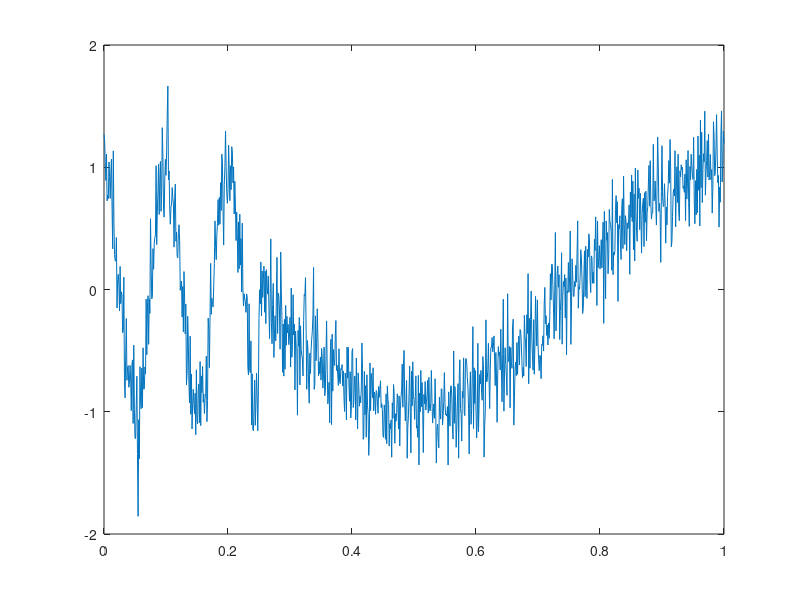
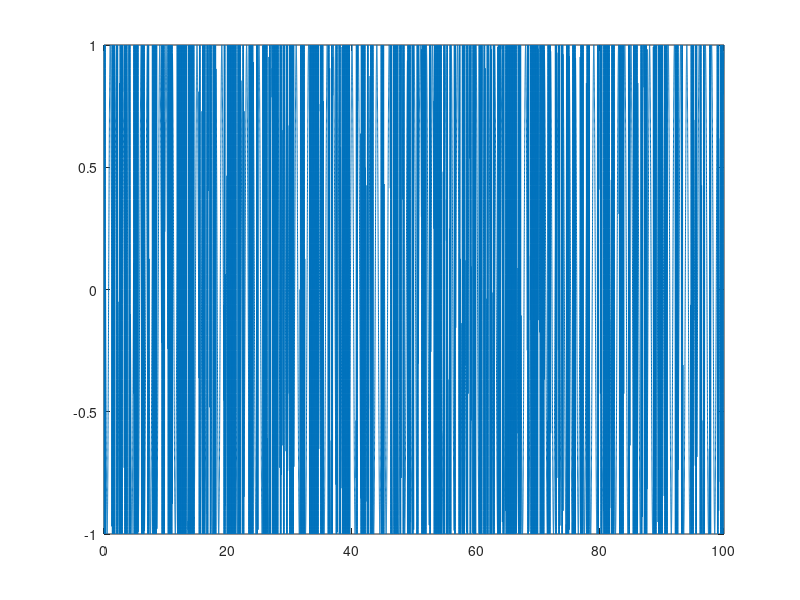
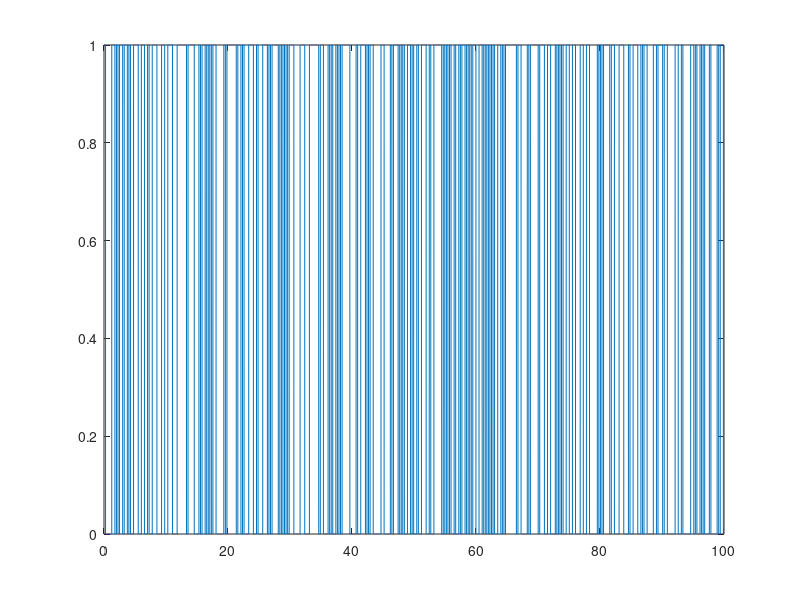

Write the MATLAB code that produced these figures, in order. (Note: this script raises an error after producing the figures.)
% Establish Fs
Fs = 1000;

% Define Sampling Period
T = 1/Fs;

% Define Length of Signal in time (ms)
L = 100000; % Same as 1 second

% Number of samples per sine_wave
number_of_samples = 360;

% Create time array for symbols with sampling period
t = (0:L-1)*T;

% Binary signal
binary_signal = zeros(1,length(t));

% Output Y signal
y = zeros(1,length(t));

% Generate first random value
%rand_value = randi([0 1]);
rand_value = 1;

% Assign first random value to binary signal
binary_signal(1,1) = rand_value;

% FSK Center Frequencies
Fc1 = 1;
Fc2 = 10;

% Establish Bit Rate
Rb = 250;

% Number of Samples
num_samples = (Fs/Rb)*(L/Fs);

% Create Feature Matrix
feature_matrix = zeros(num_samples,6);

% Establish Baud Rate
Baud_rate = 250;

for i=1:(length(t))
    
    if(mod(i,(Fs/4)+1) == 0)
        rand_value = randi([0 1]);
        binary_signal(1,i) = rand_value;
            if(rand_value == 0)
                y(1,i) = cos(2*pi*t(1,i)*Fc1);
            else
                y(1,i) = cos(2*pi*t(1,i)*Fc2);
            end

    else
            binary_signal(1,i) = rand_value;
            if(rand_value == 0)
                y(1,i) = cos(2*pi*t(1,i)*Fc1);
            else
                y(1,i) = cos(2*pi*t(1,i)*Fc2);
            end
    end
end

% SNR to be kept while adding AWGN
SNR = 10;

%Add White Guassian Noise to signal
y_awgn = awgn(y,SNR,'measured');

figure(1)
plot(t(1:1001),y_awgn(1:1001))


figure(2)
plot(t,y)

figure(3)
plot(t,binary_signal)

% Create matrix for amplitude normalized
amplitude_normalized = zeros(1,length(t));

% Create matrix for normalized-centered instantaneous amplitude
normalized_centered_instantaneous_amplitude = zeros(1,length(t));

% Create matrix for unwrapped phase
unwrapped_phase = zeros(1,length(t));

% Create matrix for centered non linear instantaneous phase
centered_non_inear_instantaneous_phase = zeros(1,length(t));

% Create matrix for frequency at normalized value
normalized_frequency = zeros(1,length(t));

j = 0;

while j ~= num_samples

    average_instataneous_amplitude = 0;

    % Compute Average Instantaneous Amplitude
    for i=(j*Fs/4)+1:(j+1)*(Fs/4)
        average_instataneous_amplitude = abs(y_awgn(1,i)) + average_instataneous_amplitude;
    end

    average_instataneous_amplitude = (1/(Fs/4))*average_instataneous_amplitude;


    % Compute the Value of the Normalized Amplitude
    for i=(j*Fs/4)+1:(j+1)*(Fs/4)
        amplitude_normalized(1,i) = abs(y_awgn(1,i))/average_instataneous_amplitude;
    end

    % Compute the Value of the Centered Normalized Instantaneous Amplitude
    for i=(j*Fs/4)+1:(j+1)*(Fs/4)
        normalized_centered_instantaneous_amplitude(1,i) = amplitude_normalized(1,i)-1;
    end


    standard_deviation_instantaneous_amplitude = 0;
    sum_acn_squared = 0;
    sum_acn = 0;
    for i=(j*Fs/4)+1:(j+1)*(Fs/4)
        sum_acn_squared = sum_acn_squared + normalized_centered_instantaneous_amplitude(1,i).^2;
        sum_acn = sum_acn + abs(normalized_centered_instantaneous_amplitude(1,i));
    end

    sum_acn_squared = (1/Fs/4)*sum_acn_squared;
    sum_acn = ((1/Fs/4)*sum_acn).^2;
    standard_deviation_instantaneous_amplitude = sqrt(sum_acn_squared-sum_acn);

    feature_matrix(j+1,1) = standard_deviation_instantaneous_amplitude;

    % Compute the normalized-centered instantaneous amplitude of the intercepted signal
    gamma_max = fft(normalized_centered_instantaneous_amplitude,Fs/4).^2;

    feature_matrix(j+1,2) = max(gamma_max);
    
    % Find all frequencies
    %figure(4)
    %plot(t(1,1:Fs/4),(Fs/4)*abs(gamma_max),"LineWidth",3)

    % Declare the array for the unwrapped phase
    unwrapped_phase(1,(j*Fs/4)+1:(j+1)*(Fs/4)) = unwrap(y_awgn(1,(j*Fs/4)+1:(j+1)*(Fs/4)));


    % Compute the Value of the Centered Normalized Instantaneous Amplitude
    for i=(j*Fs/4)+1:(j+1)*(Fs/4)
        if(binary_signal(1,i) == 0)
            centered_non_inear_instantaneous_phase(1,i) = unwrapped_phase(1,i) - ((2*pi*(1)*i)/Fs);
        else
            centered_non_inear_instantaneous_phase(1,i) = unwrapped_phase(1,i) - ((2*pi*(8)*i)/Fs);
        end
    end

    standard_deviation_instantaneous_phase = 0;

    % Compute the Value of the Centered Normalized Instantaneous Amplitude
    sum_unwrapped_squared = 0;
    sum_unwrapped = 0;
    for i=(j*Fs/4)+1:(j+1)*(Fs/4)
        sum_unwrapped_squared = sum_unwrapped_squared + centered_non_inear_instantaneous_phase(1,i).^2;
        sum_unwrapped = sum_unwrapped + abs(centered_non_inear_instantaneous_phase(1,i));
    end

    sum_unwrapped_squared = (1/Fs/4)*sum_unwrapped_squared;
    sum_unwrapped = (1/Fs/4)*sum_unwrapped;

    standard_deviation_instantaneous_phase = sqrt(sum_unwrapped_squared-sum_unwrapped);

    feature_matrix(j+1,3) = standard_deviation_instantaneous_phase;

    standard_deviation_direct_phase = 0;

    % Compute the Value of the Centered Normalized Instantaneous Amplitude
    sum_unwrapped_direct_squared = 0;
    sum_unwrapped_direct = 0;
    for i=(j*Fs/4)+1:(j+1)*(Fs/4)
        sum_unwrapped_direct_squared = sum_unwrapped_direct_squared + centered_non_inear_instantaneous_phase(1,i).^2;
        sum_unwrapped_direct = sum_unwrapped_direct + (centered_non_inear_instantaneous_phase(1,i));
    end

    sum_unwrapped_direct_squared = ((1/Fs/4)*sum_unwrapped_direct_squared);
    sum_unwrapped_direct = ((1/Fs/4)*sum_unwrapped_direct).^2;

    standard_deviation_direct_phase = sqrt(sum_unwrapped_direct_squared-sum_unwrapped_direct);

    feature_matrix(j+1,4) = standard_deviation_direct_phase;

    % Compute average frequency over sample, which will be the same over one
    % symbol
    sum_frequency = 0;
    for i=(j*Fs/4)+1:(j+1)*(Fs/4)
        if(binary_signal(1,i) == 0)
            sum_frequency = sum_frequency + (1/(Fs/4))*1;
        else
            sum_frequency = sum_frequency + (1/(Fs/4))*8;
        end
    end

    for i=(j*Fs/4)+1:(j+1)*(Fs/4)
        if(binary_signal(1,i) == 0)
            normalized_frequency(1,i) = (((Fc1-sum_frequency)/Rb)*Rb ) - Baud_rate; 
        else
            normalized_frequency(1,i) = (((Fc2-sum_frequency)/Rb)*Rb ) - Baud_rate; 
        end    
    end

    % Standard Deviation of Absolute Value of Instantaneous Frequency
    deviation_instantaneous_frequency = 0;

    % Compute the Value of the Centered Normalized Instantaneous Frequency
    sum_frequency_squared = 0;
    sum_frequency = 0;
    for i=(j*Fs/4)+1:(j+1)*(Fs/4)
        sum_frequency_squared = sum_frequency_squared + normalized_frequency(1,i).^2;
        sum_frequency = sum_frequency + abs(normalized_frequency(1,i));
    end

    sum_frequency_squared = ((1/Fs/4)*sum_frequency_squared);
    sum_frequency = ((1/Fs/4)*sum_frequency).^2;

    deviation_instantaneous_frequency = sqrt(sum_frequency_squared-sum_frequency);

    feature_matrix(j+1,5) = deviation_instantaneous_frequency;

    feature_matrix(j+1,6) = 3;

    j = j + 1;
end

writematrix(feature_matrix,'fsk2_test_data.xls')
